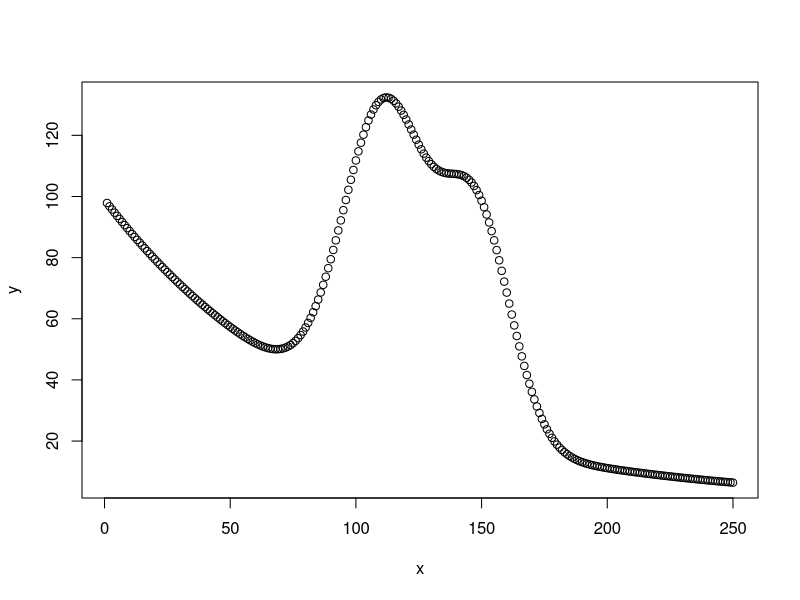
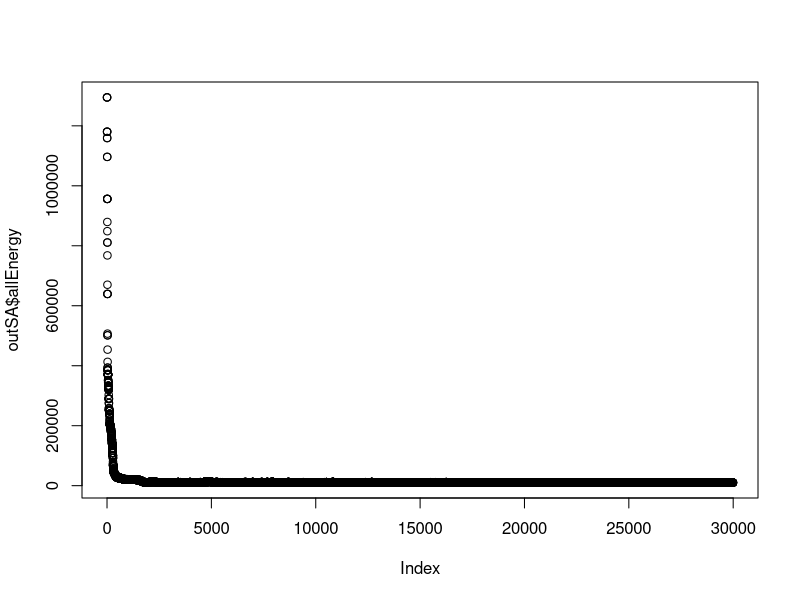
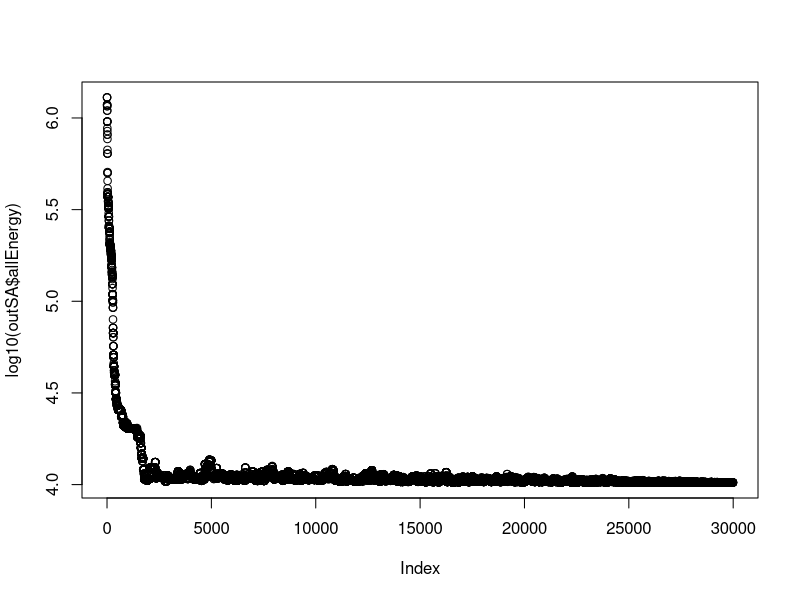
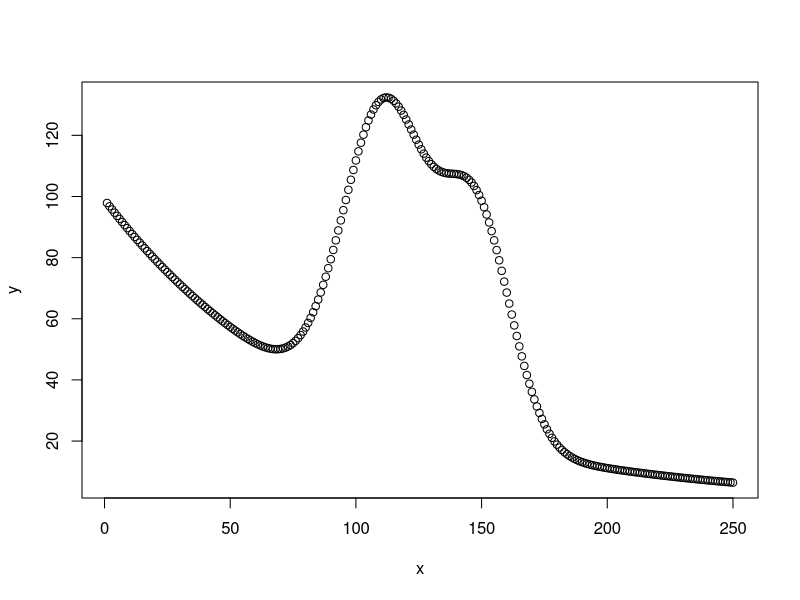
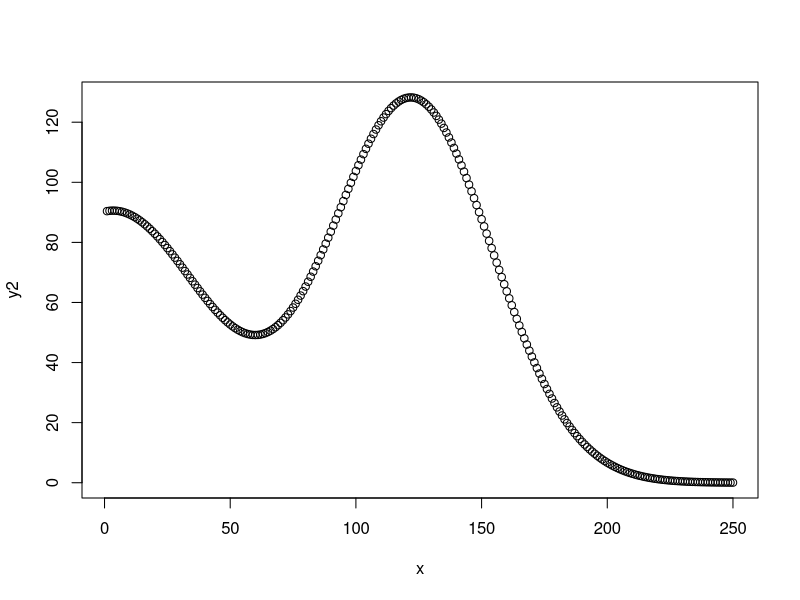

Write the R code that produced these figures, in order.
## ---- chunk 1
betaValues <- c(9.8940368970E+01,
                1.0945879335E-02,
                1.0069553078E+02,
                1.1163619459E+02,
                2.3300500029E+01,
                7.3705031418E+01,
                1.4776164251E+02,
                1.9668221230E+01)

betaSD <- c(5.3005192833E-01,
            1.2554058911E-04,
            8.1256587317E-01,
            3.5317859757E-01,
            3.6584783023E-01,
            1.2091239082E+00,
            4.0488183351E-01,
            3.7806634336E-01)

fx <- function(x, beta){
  beta[1] * exp(-1 * beta[2] * x) + 
  beta[3] * exp(-1 * (x - beta[4])^2 / beta[5]^2) + 
  beta[6] * exp(-1 * (x - beta[7])^2 / beta[8]^2)
}

x <- seq(1, 250, 1)
y <- fx(x, betaValues)
plot(x, y)
## ---- chunk 2
energyFunc <- function(newBeta){
  orgBeta <- c(9.8940368970E+01,
                1.0945879335E-02,
                1.0069553078E+02,
                1.1163619459E+02,
                2.3300500029E+01,
                7.3705031418E+01,
                1.4776164251E+02,
                1.9668221230E+01)
  fx <- function(x, beta){
    beta[1] * exp(-1 * beta[2] * x) + 
    beta[3] * exp(-1 * (x - beta[4])^2 / beta[5]^2) + 
    beta[6] * exp(-1 * (x - beta[7])^2 / beta[8]^2)
  }
  x <- seq(1, 250, 1)
  org <- fx(x, orgBeta)
  new <- fx(x, newBeta)
  
  nObs <- length(org)
  return((sum((org - new)^2)))
}
## ---- chunk 3
initPop <- runif(8, min=0, max=200)
initPop[2] <- runif(1, min=0, max=200)
neighborFunction <- function(currentPopulation, currentTemperature, alpha){
  # an alpha of 0 means temperature has no effect
  if (alpha == 0){
    scaleVariance <- 1
  } else {
    scaleVariance <- currentTemperature * alpha
  }
  newPopulation <- rnorm(length(currentPopulation), mean=currentPopulation, sd=scaleVariance)
  newPopulation[newPopulation < 0] <- 0
  return(newPopulation)
}
## ---- chunk 4
#' run simulated annealing
#'
#' @param initialSolution a starting solution
#' @param evalFunction function to evaluate each iteration of the solution
#' @param neighborFunction the function to create a new solution from the current one
#' @param initialTemperature the starting temperature (default is 300)
#' @param deltaTemperature how much to decrease the temperature at each step (default is 1)
#' @param temperatureStep how many steps to go from \code{initialTemperature} to 0 (default is NA), overrides \code{deltaTemperature}
#' @param alpha how much the current temperature affects the neighbor solution
#' @param sameTolerance how similar two iterations have to be to stop
sa <- function(initialSolution, evalFunction, neighborFunction, initialTemperature=300, deltaTemperature=1, temperatureStep=NA, alpha=1, sameTolerance=0.00001, nTry=10000){
  
  if (!is.na(temperatureStep)){
    deltaTemperature <- (initialTemperature - 0) / temperatureStep
  }
  
  currSolution <- initialSolution
  currEnergy <- evalFunction(initialSolution)
  
  bestSolution <- currSolution
  bestEnergy <- currEnergy
  
  currTemp <- initialTemperature
  currTol <- 1
  iTry <- 1
  
  allSolutions <- list()
  allEnergy <- double()
  
  while ((currTemp > 0) && (currTol > sameTolerance) && (iTry < nTry)){
    newSolution <- neighborFunction(currSolution, currTemp, alpha)
    newEnergy <- evalFunction(newSolution)
    
    deltaEnergy <- newEnergy - currEnergy
    
    if (deltaEnergy < 0){
      currTol <- sum((currSolution - newSolution)^2)
      #automatically accept if energy is better
      currSolution <- newSolution
      currEnergy <- newEnergy
      
    } else {
      energyP <- exp((-1 * deltaEnergy) / currTemp) # calculate energy difference
      #browser(expr=TRUE)
      if (runif(1) < energyP){
        currTol <- sum((currSolution - newSolution)^2)
        currSolution <- newSolution
        currEnergy <- newEnergy
        
      }
    }
    
    if (currEnergy < bestEnergy){
      bestSolution <- currSolution
      bestEnergy <- currEnergy
    }
    
    
    currTemp <- currTemp - deltaTemperature
    
    iTry <- iTry + 1
    
    nSol <- length(allSolutions)
    allSolutions[[nSol+1]] <- currSolution
    allEnergy <- c(allEnergy, currEnergy)
    
    print(currEnergy)
    #print(currTol)
    print(currTemp)
    print(iTry)
    
  }
  return(list(lastSolution=currSolution,
              lastEnergy=currEnergy,
              allSolutions=allSolutions,
              allEnergy=allEnergy,
              nTry=iTry))
}
## ---- chunk 5
initPop <- runif(8, min=0, max=200)
initPop[2] <- runif(1, min=0, max=1)
outSA <- sa(initPop, energyFunc, neighborFunction, 300, 0.01, alpha=0.01, nTry=Inf)
plot(outSA$allEnergy)
plot(log10(outSA$allEnergy))

y2 <- fx(x, outSA$lastSolution)
plot(x,y)
plot(x, y2)
